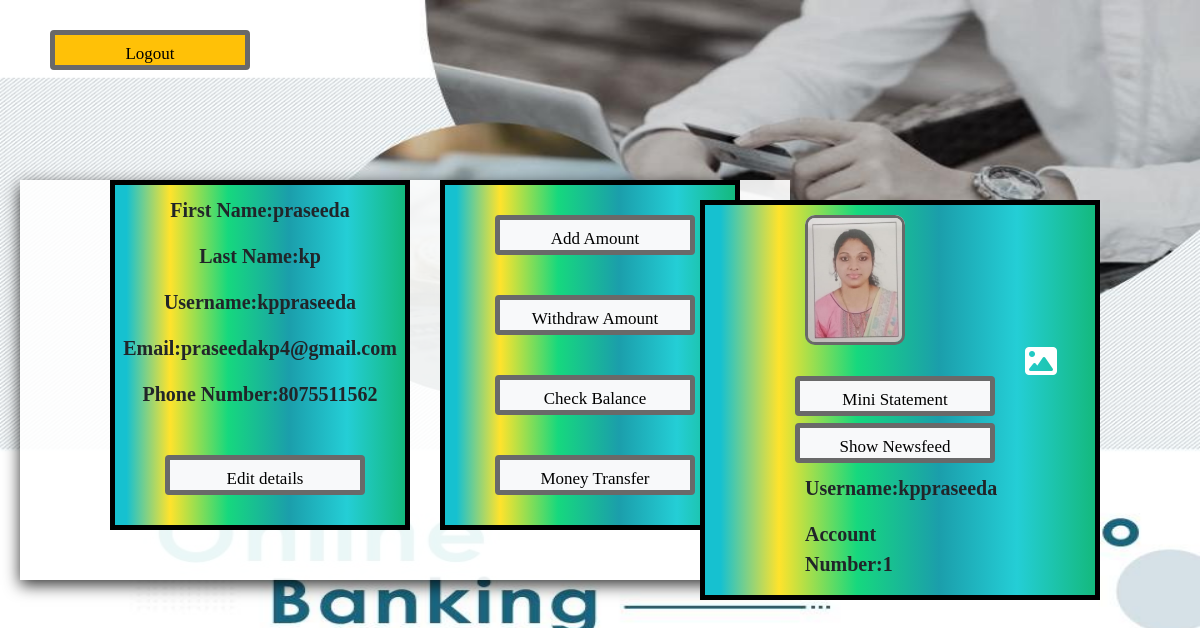
The app's page /bankapp/profilepage/ (signed in) with its own data.
### bankapp/models.py (models this page shows)
class newbankmodel(models.Model):
    fname=models.CharField(max_length=50)
    lname=models.CharField(max_length=50)
    uname=models.CharField(max_length=50)
    emailfield=models.EmailField()
    phonenum=models.IntegerField()
    fileimage=models.FileField(upload_to='bankapp/static')
    pinone=models.CharField(max_length=30)
    balance=models.IntegerField()
    ac_num=models.IntegerField()

### bankapp/views.py (the view)
# urls.py: path('profilepage/',profiledesign),
def profiledesign(request):
    try:
        id1=request.session['id']
        a=newbankmodel.objects.get(id=id1)
        img=str(a.fileimage).split('/')[-1]
        return render(request,'profilepage.html',{'a':a,'img':img})
    except:
        return redirect(loginbankdetails)

### bankapp/templates/profilepage.html (shortened to what this page needs)
<!DOCTYPE html>
{% load static %}
<html lang="en">
<head>
  <link href="https://cdn.jsdelivr.net/npm/bootstrap@5.0.2/dist/css/bootstrap.min.css" rel="stylesheet">
</head>
<body>
<a href="http://127.0.0.1:8000/bankapp/logoutpage/" class="btn btn-warning">Logout</a>
<div class="div1">
  <div class="div2">
   <b><p>First Name:{{a.fname}}</p></b>
    <b><p>Last Name:{{a.lname}}</p></b>
    <b><p>Username:{{a.uname}}</p></b>
    <b><p>Email:{{a.emailfield}}</p></b>
    <b><p>Phone Number:{{a.phonenum}}</p></b>
      <a href="http://127.0.0.1:8000/bankapp/edithere/{{a.id}}" class="btn btn-light">Edit details</a>
  </div>
  <div class="div3">
    <a href="http://127.0.0.1:8000/bankapp/amountaddition/{{a.id}}" class="btn btn-light">Add Amount</a><br>
    <a href="http://127.0.0.1:8000/bankapp/withdrawmethod/{{a.id}}" class="btn btn-light">Withdraw Amount</a><br>
    <a href="http://127.0.0.1:8000/bankapp/balancecheck/{{a.id}}" class="btn btn-light">Check Balance</a><br>
       <a href="http://127.0.0.1:8000/bankapp/moneytrans/{{a.id}}" class="btn btn-light">Money Transfer</a><br>
  </div>
</div>
<div id="last">
  <div id="first">
    <img src="{% static img %}">
      <a href="http://127.0.0.1:8000/bankapp/editimagepa/{{a.id}}"><i class="fa-solid fa-image fa-2x" style="color:white;margin-left:120px;"></i></a>
     <a href="http://127.0.0.1:8000/bankapp/ministatementpage/{{a.id}}" class="btn btn-light">Mini Statement</a>
      <a href="http://127.0.0.1:8000/bankapp/newsfeeddisplay/" class="btn btn-light">Show Newsfeed</a>
    <b><p>Username:{{a.uname}}</p></b>
    <b><p>Account Number:{{a.ac_num}}</p></b>
  </div>
  </div>
</body>
</html>

### records on screen
newbankmodel: fname "praseeda", lname "kp", uname "kppraseeda", emailfield "praseedakp4@gmail.com", phonenum "8075511562", ac_num "1"
